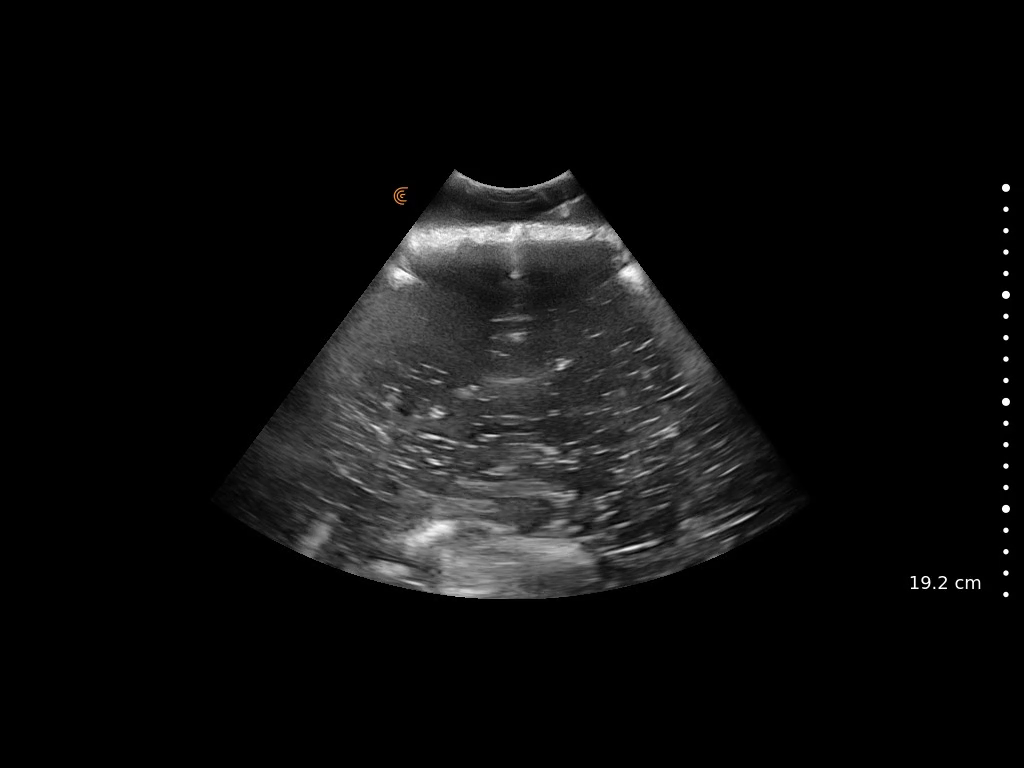
#> input picture frame 24 of Data/edited data/clarius_needleInWater.mp4, 1024 x 768 px, given in place of 102622_Water.mp4, which was not available
$ jupyter execute image_thresholding_program.ipynb   (text cells are left out)
#> lines starting #> are read from the running program, lines starting #| are printed output that depends on the picture; after the words box and inside, x2 and y2 are one past the last pixel; in counts of white or black regions, pixels touching at a corner belong together; pictures that were not available may be replaced by others from this repository, and a replacement may not be noted
[cell 1]
import cv2
import time

import tensorflow as tf
import os
import shutil
import numpy as np
import random
from tqdm import tqdm
from skimage.io import imread, imshow
from skimage.transform import resize
import matplotlib.pyplot as plt
from pathlib import Path
import re
import cv2
from keras import backend as K
tf.__version__
import glob

#check if tensorflow gpu is being used
print("Num GPUs Available: ", len(tf.config.list_physical_devices('GPU')))
#> (this line was passed over: tensorflow is not available in this run)
print("tensorflow version:", tf.__version__)

[cell 2]
def stackImages(scale,imgArray):
    rows = len(imgArray)
    cols = len(imgArray[0])
    rowsAvailable = isinstance(imgArray[0], list)
    width = imgArray[0][0].shape[1]
    height = imgArray[0][0].shape[0]
    if rowsAvailable:
        for x in range ( 0, rows):
            for y in range(0, cols):
                if imgArray[x][y].shape[:2] == imgArray[0][0].shape [:2]:
                    imgArray[x][y] = cv2.resize(imgArray[x][y], (0, 0), None, scale, scale)
                else:
                    imgArray[x][y] = cv2.resize(imgArray[x][y], (imgArray[0][0].shape[1], imgArray[0][0].shape[0]), None, scale, scale)
                if len(imgArray[x][y].shape) == 2: imgArray[x][y]= cv2.cvtColor( imgArray[x][y], cv2.COLOR_GRAY2BGR)
        imageBlank = np.zeros((height, width, 3), np.uint8)
        hor = [imageBlank]*rows
        hor_con = [imageBlank]*rows
        for x in range(0, rows):
            hor[x] = np.hstack(imgArray[x])
        ver = np.vstack(hor)
    else:
        for x in range(0, rows):
            if imgArray[x].shape[:2] == imgArray[0].shape[:2]:
                imgArray[x] = cv2.resize(imgArray[x], (0, 0), None, scale, scale)
            else:
                imgArray[x] = cv2.resize(imgArray[x], (imgArray[0].shape[1], imgArray[0].shape[0]), None,scale, scale)
            if len(imgArray[x].shape) == 2: imgArray[x] = cv2.cvtColor(imgArray[x], cv2.COLOR_GRAY2BGR)
        hor= np.hstack(imgArray)
        ver = hor
    return ver

[cell 3]
def getContours(img,imgContour):
    contours, hierarchy = cv2.findContours(img, cv2.RETR_EXTERNAL, cv2.CHAIN_APPROX_NONE)
    for cnt in contours:
        area = cv2.contourArea(cnt)
        areaMin = cv2.getTrackbarPos("Area", "Parameters")
        if area > areaMin:
            cv2.drawContours(imgContour, cnt, -1, (255, 0, 255), 7)
            peri = cv2.arcLength(cnt, True)
            approx = cv2.approxPolyDP(cnt, 0.02 * peri, True)
            # print(len(approx))
            x , y , w, h = cv2.boundingRect(approx)
            cv2.rectangle(imgContour, (x , y ), (x + w , y + h ), (0, 255, 0), 5)

            # cv2.putText(imgContour, "Points: " + str(len(approx)), (x + w + 20, y + 20), cv2.FONT_HERSHEY_COMPLEX, .7,
            #             (0, 255, 0), 2)
            # cv2.putText(imgContour, "Area: " + str(int(area)), (x + w + 20, y + 45), cv2.FONT_HERSHEY_COMPLEX, 0.7,
            #             (0, 255, 0), 2)

[cell 4]
#Realtime Segmentation with Dice Score and Bounding Box Detection

#Reference for bbox(Github): https://github.com/murtazahassan/OpenCV-Python-Tutorials-and-Projects/blob/master/Intermediate/RealTime_Shape_Detection_Contours.py
#Reference for bbox (Video): https://www.youtube.com/watch?v=Fchzk1lDt7Q

#Reference for realtime segmentation: https://anirudhtopiwala.com/my-robots/skin-segmentation-using-deep-learning/
#Github Code for realtime segmentation: https://github.com/anirudhtopiwala/abd-skin-segmentation/blob/master/Real%20Time%20Skin%20Segmentation/UNET-live.py
#playing video on openCV: https://www.geeksforgeeks.org/python-play-a-video-using-opencv/
#adding FPS for openCV: https://www.geeksforgeeks.org/python-displaying-real-time-fps-at-which-webcam-video-file-is-processed-using-opencv/

#videos to choose from
NeedleViz_path1 = 'Data/edited data/102622_Water.mp4'
NeedleViz_path2 = 'Data/edited data/102822_Water.mp4'

#control playback speed
frame_rate = 25

# vc = cv2.VideoCapture(0) #opens camera
vc = cv2.VideoCapture(NeedleViz_path1)

prev_frame_time = 0
new_frame_time = 0
average_fps_list = []

frameWidth = 440
frameHeight = 440
vc.set(3, frameWidth)
vc.set(4, frameHeight)

def empty(a):
  pass

cv2.namedWindow("Parameters")
cv2.resizeWindow("Parameters",640,240)
cv2.createTrackbar("Threshold1","Parameters",155,255,empty)
cv2.createTrackbar("Threshold2","Parameters",191,255,empty)
cv2.createTrackbar("Threshold3","Parameters",0,13,empty)
cv2.createTrackbar("Threshold4","Parameters",0,13,empty)
cv2.createTrackbar("Area","Parameters",5000,30000,empty)


#Reference: https://stackoverflow.com/questions/39308030/how-do-i-increase-the-contrast-of-an-image-in-python-opencv
cv2.createTrackbar("alpha","Parameters", 255, 255, empty)
cv2.createTrackbar("beta","Parameters", 197, 255, empty)


if (vc.isOpened()== False):
  print("Error opening video  file")

while(vc.isOpened()):
    rval, frame = vc.read()
#> frame is the input picture: shape (768, 1024, 3); mean B, G, R 14.1, 14.1, 14.1

    if rval == True:
      #Insert Code Here

      new_frame_time = time.time()
      fps = 1/(new_frame_time-prev_frame_time)
      prev_frame_time = new_frame_time

      fps = int(fps)
      average_fps_list.append(fps)

      ## Initial Image Processing ##

      raw_image_1 = cv2.cvtColor(frame,cv2.COLOR_BGR2RGB)
      raw_image = cv2.resize(raw_image_1, (frameWidth,frameHeight))
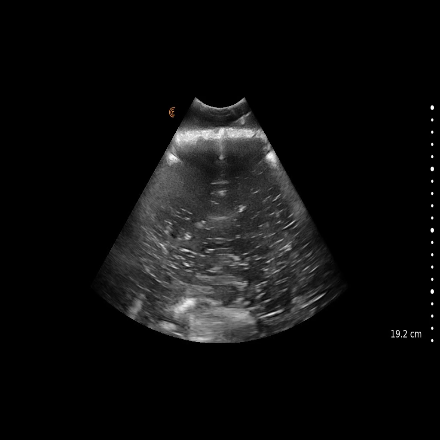
#> raw_image: shape (440, 440, 3); mean R, G, B 14.1, 14.1, 14.1
      # raw_image = raw_image_1
      # print(raw_image.shape)
      #Converting float64 to uint8 for proper processing in opencv
      updated_maskV2 = raw_image.astype(np.uint8)
      imgContour = raw_image.copy() #copy desired frame (normal frame or predicted mask) to have contour and bboxes layed over for realtime display


      #smoothens the image
      imgBlur = cv2.GaussianBlur(updated_maskV2,(7,7), 1)


      #Adjusting contrast levels (issue was that the original image was so dim it could not be seen as mentioned during a warning)
      alpha = cv2.getTrackbarPos("alpha", "Parameters")
      beta = cv2.getTrackbarPos("beta", "Parameters")
      contrast_imageBlur = alpha*imgBlur+beta
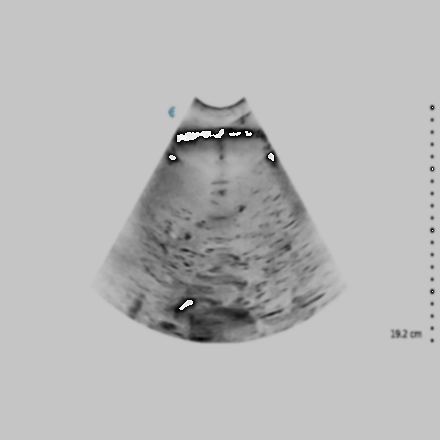
#> contrast_imageBlur: shape (440, 440, 3); mean R, G, B 183.5, 183.5, 183.5

      #detects canny edges
      threshold1 = cv2.getTrackbarPos("Threshold1", "Parameters")
      threshold2 = cv2.getTrackbarPos("Threshold2", "Parameters")
      imgCanny_initial = cv2.Canny(contrast_imageBlur, threshold1, threshold2)
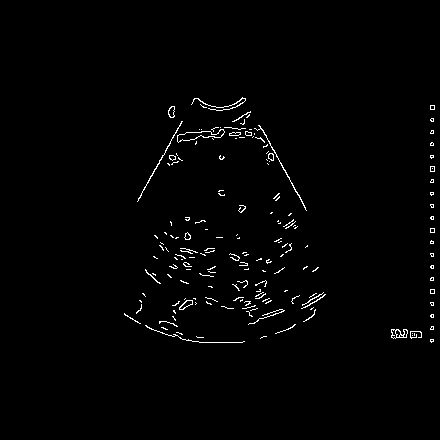
#> imgCanny_initial: shape (440, 440); 1.3% white in thin lines or dots, all inside (x1, y1, x2, y2) = (124, 97, 435, 343)

      #Detect vertical lines (reference: https://www.youtube.com/watch?v=veoz_46gOkc&ab_channel=ProgrammingEpitome)
      threshold3 = cv2.getTrackbarPos("Threshold3", "Parameters")
      threshold4 = cv2.getTrackbarPos("Threshold4", "Parameters")
      kernel_vertical = np.ones((threshold3,threshold4), np.uint8)
      imgCanny = cv2.erode(imgCanny_initial, kernel_vertical, iterations=1)
#> imgCanny: shape (440, 440); every value is 0


      #dilation to further remove any noise generated by canny detection
      kernel = np.ones((5, 5))
      imgDil = cv2.dilate(imgCanny_initial, kernel, iterations=1)
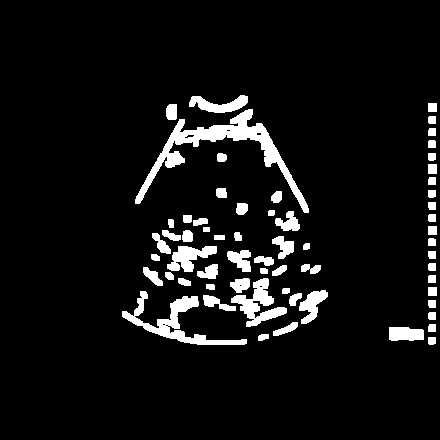
#> imgDil: shape (440, 440); 7.1% white; 62 white regions
      getContours(imgDil,imgContour)
#> in getContours, `contours, hierarchy = cv2.findContours(img, cv2.RETR_EXTERNAL, cv2.CHA..`: contours = 62 contours; largest, box (x1, y1, x2, y2) and area: (135, 109, 309, 213) 2819, (122, 291, 247, 345) 1420, (231, 278, 287, 327) 946, (167, 246, 217, 272) 622, (189, 95, 248, 113) 507
#> in getContours, `area = cv2.contourArea(cnt)`: area = 47


      # putting the FPS count and dice score evalution on the preview frame
      cv2.putText(imgCanny_initial, 'FPS: {}'.format(str(fps)), (7, 40), cv2.FONT_HERSHEY_SIMPLEX, 1, (255, 255, 255), 2, cv2.LINE_AA)
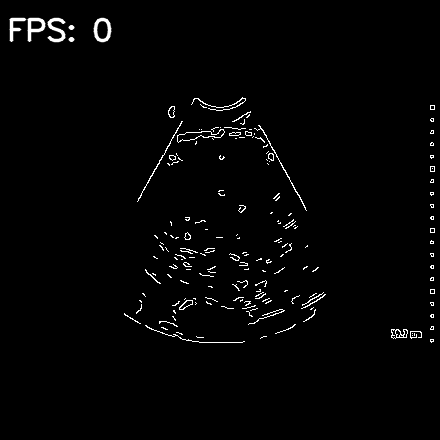
#> imgCanny_initial: shape (440, 440); 0.58% of pixels changed, all inside (x1, y1, x2, y2) = (9, 17, 112, 43)
      # cv2.putText(imgCanny, 'DiceScore: {}'.format(str(realtime_dice)), (180, 40), cv2.FONT_HERSHEY_SIMPLEX, 1, (255, 255, 255), 2, cv2.LINE_AA)


      # SEPERATE WINDOWS #
      # cv2.imshow("preview1", contrast_imageBlur) #originally preds_resized
      # cv2.imshow("preview2", imgCanny) #originally preds_resized
      # cv2.imshow("preview3", imgContour)
      # cv2.imshow("normal",raw_image)

      # COMBINED WINDOWS #
      imgStack = stackImages(0.8,([raw_image,contrast_imageBlur],[imgCanny_initial,imgContour]))
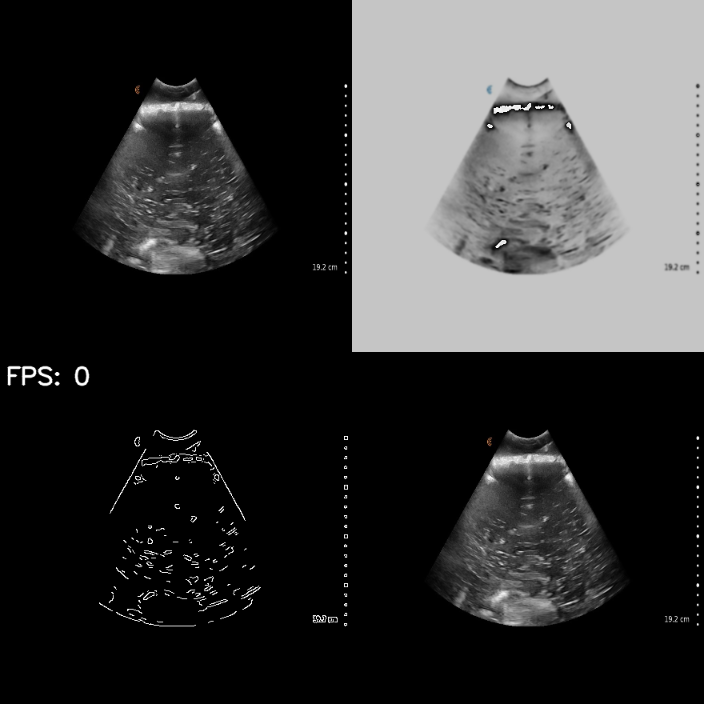
#> imgStack: shape (704, 704, 3); mean R, G, B 54, 54, 54
      cv2.imshow("stacked", imgStack)


      # Press Q on keyboard to  exit
      if cv2.waitKey(frame_rate) & 0xFF == ord('q'): #original waitkey is 25
#> (key q is pressed here)
          break

    #Break out of loop if video is done
    else:
        break

vc.release() #Release the video capture object

# [6 lines of commented-out code are left out]

cv2.destroyWindow("stacked")


cv2.destroyWindow("Parameters")

$ run again, starting later in the video
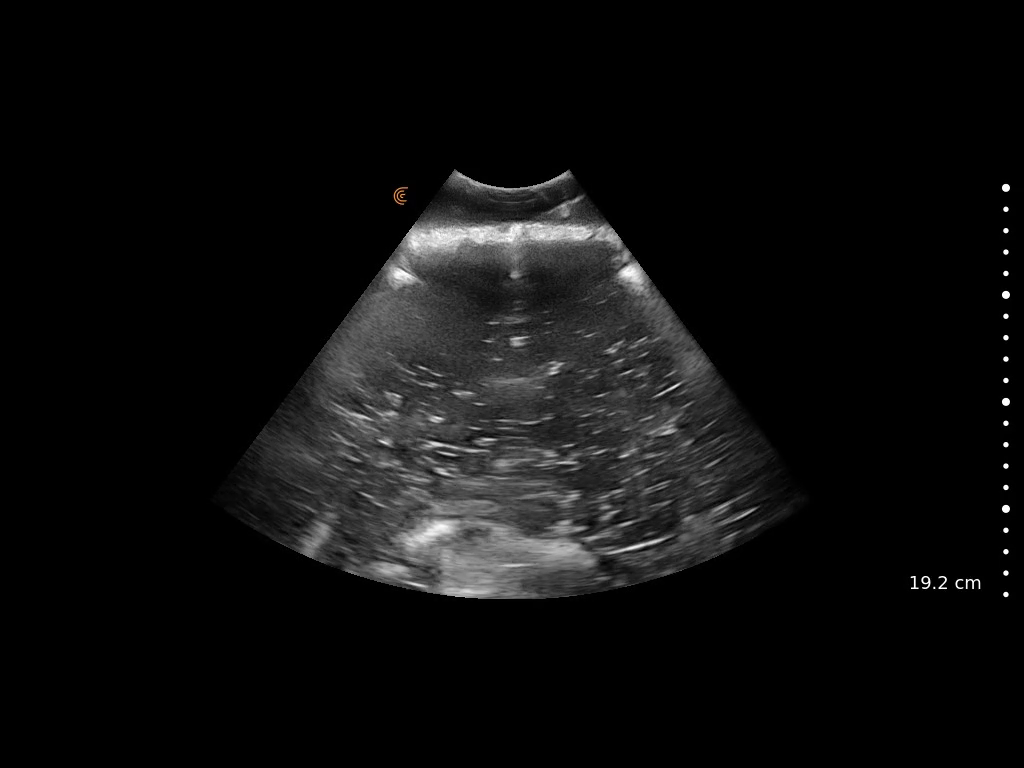
#> input picture frame 109 of Data/edited data/clarius_needleInWater.mp4, 1024 x 768 px, given in place of 102622_Water.mp4, which was not available
#> frame is the input picture: shape (768, 1024, 3); mean B, G, R 14.1, 14.1, 14.1
#> imgCanny: shape (440, 440); every value is 0
#> `imgDil = cv2.dilate(imgCanny_initial, kernel, iterations=1)`:
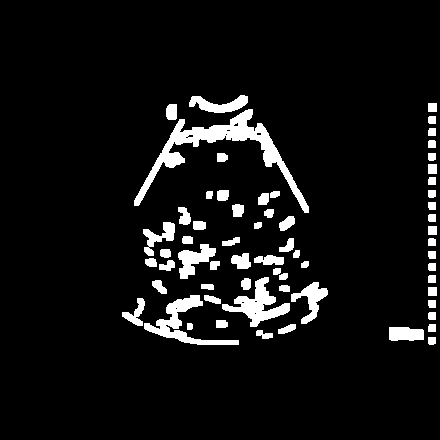
#> imgDil: shape (440, 440); 7% white; 63 white regions
#> contours = 63 contours; largest, box (x1, y1, x2, y2) and area: (134, 109, 309, 213) 2914, (222, 277, 290, 327) 1123, (144, 295, 239, 345) 1114, (178, 244, 216, 279) 578, (291, 282, 328, 324) 540
#> area = 47
#> `imgStack = stackImages(0.8,([raw_image,contrast_imageBlur],[imgCanny_i..`:
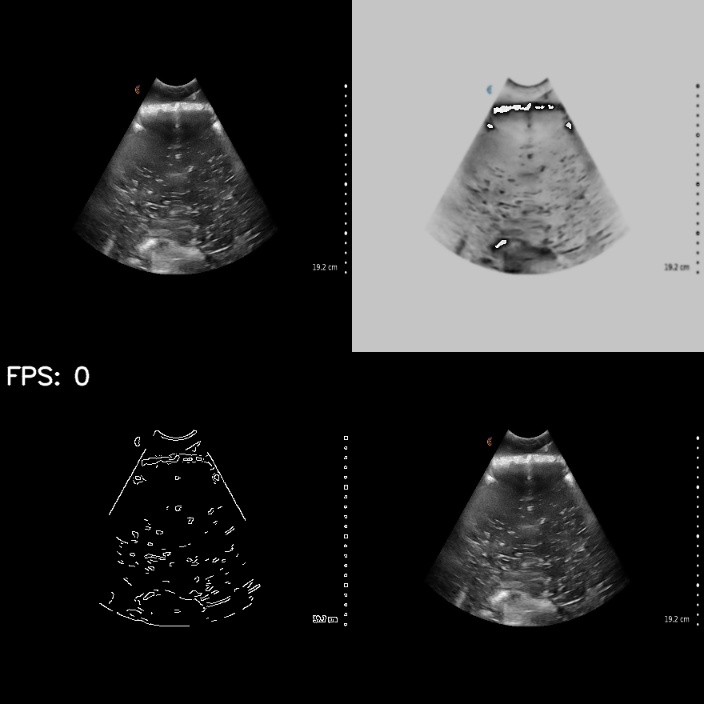
#> imgStack: shape (704, 704, 3); mean R, G, B 54, 54, 54

$ run again, starting later in the video
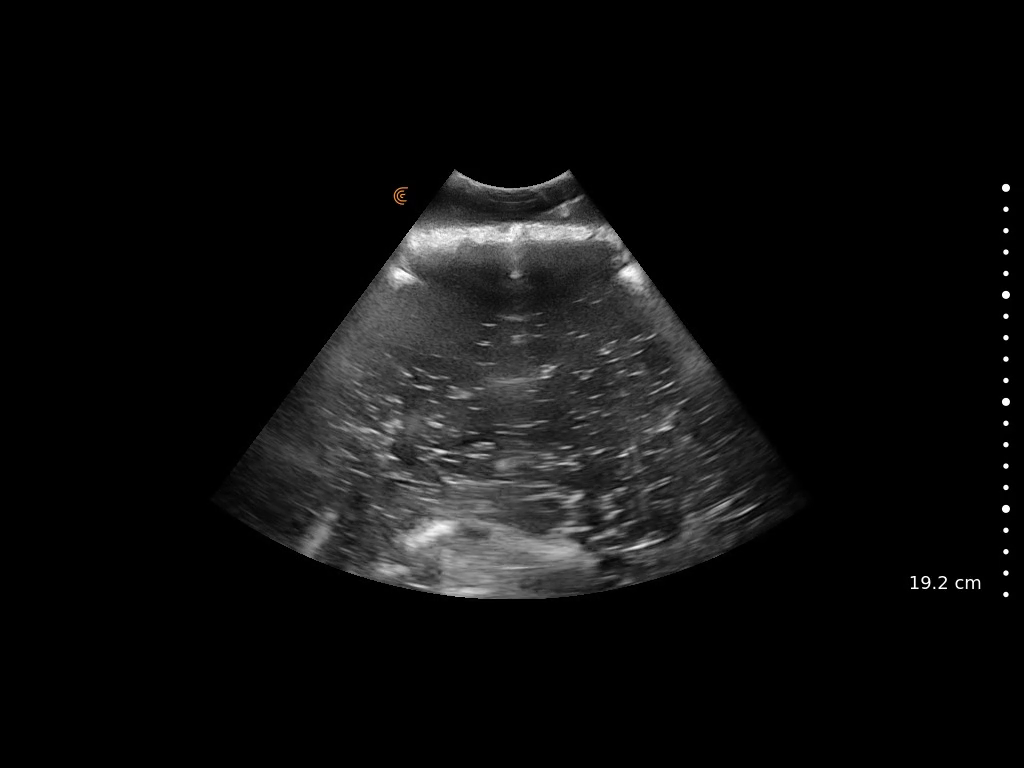
#> input picture frame 194 of Data/edited data/clarius_needleInWater.mp4, 1024 x 768 px, given in place of 102622_Water.mp4, which was not available
#> frame is the input picture: shape (768, 1024, 3); mean B, G, R 14.1, 14.1, 14.1
#> imgCanny: shape (440, 440); every value is 0
#> `imgDil = cv2.dilate(imgCanny_initial, kernel, iterations=1)`:
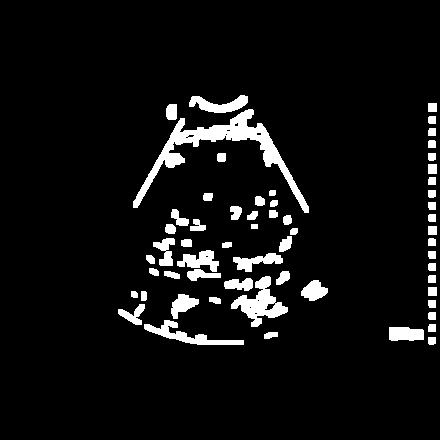
#> imgDil: shape (440, 440); 6.5% white; 59 white regions
#> contours = 59 contours; largest, box (x1, y1, x2, y2) and area: (133, 109, 309, 213) 2914, (231, 276, 288, 327) 1092, (144, 320, 244, 345) 666, (189, 95, 248, 113) 505, (177, 250, 219, 272) 430
#> area = 47
#> `imgStack = stackImages(0.8,([raw_image,contrast_imageBlur],[imgCanny_i..`:
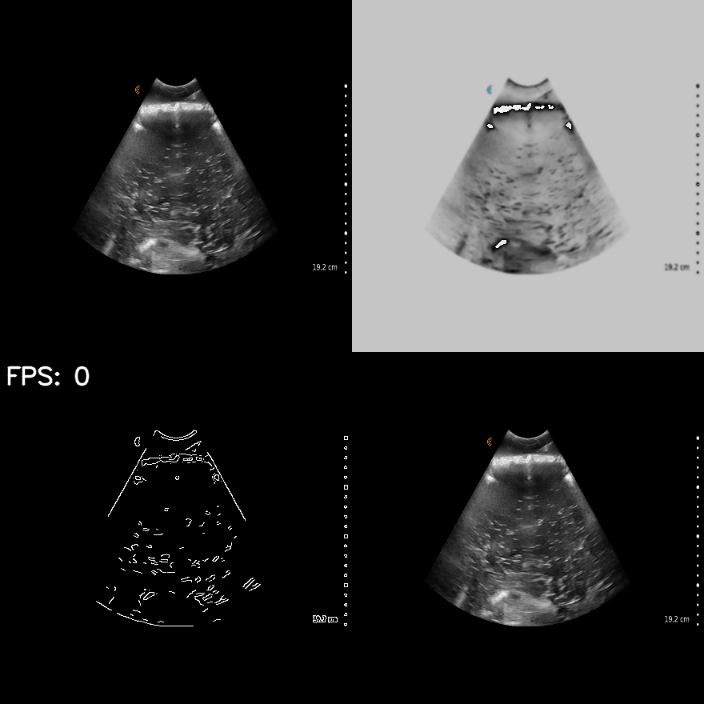
#> imgStack: shape (704, 704, 3); mean R, G, B 53.9, 53.9, 53.9
